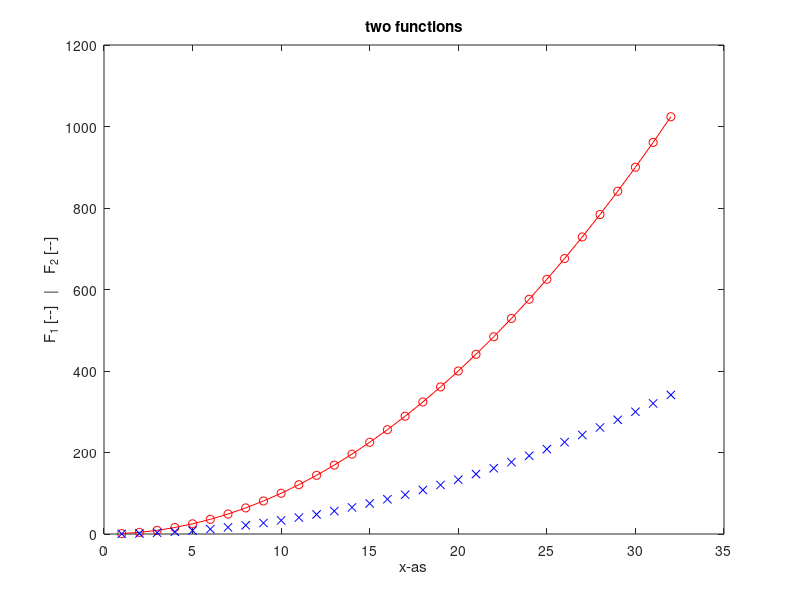

The MATLAB source for this figure:
% Name: Anastasiia
% Surname: Badurych
% Group: EDIfu 25/2
% Date: 14-09-2026
%
%Paprastas scriptas
%

x = 1:32;
y = x.^2;

plot (x,y, 'o-r', x, y/3, 'xb')
title('two functions')
xlabel ('x-as')
ylabel ('F_1 [--]   |    F_2 [--]')
%% Complementary task

% 1. Last digit of student ID
N = 0;
% 2. Create vector
v = N+1 : 0.5 : N+4;
% 3. Create 3x3 matrix A
A = [N   N+1 N+2;
     N+3 N+4 N+5;
     N+6 N+7 N+8];
% 4a. Select bottom-middle element
a = A(3,2);
% 4b. Select rows 2-3 and columns 1-2
b = A(2:3, 1:2);
% 4c. Select four corner elements
c = A([1 3], [1 3]);
% 5. Concatenate matrix A with the vector
B = [A; v(1:3)];
